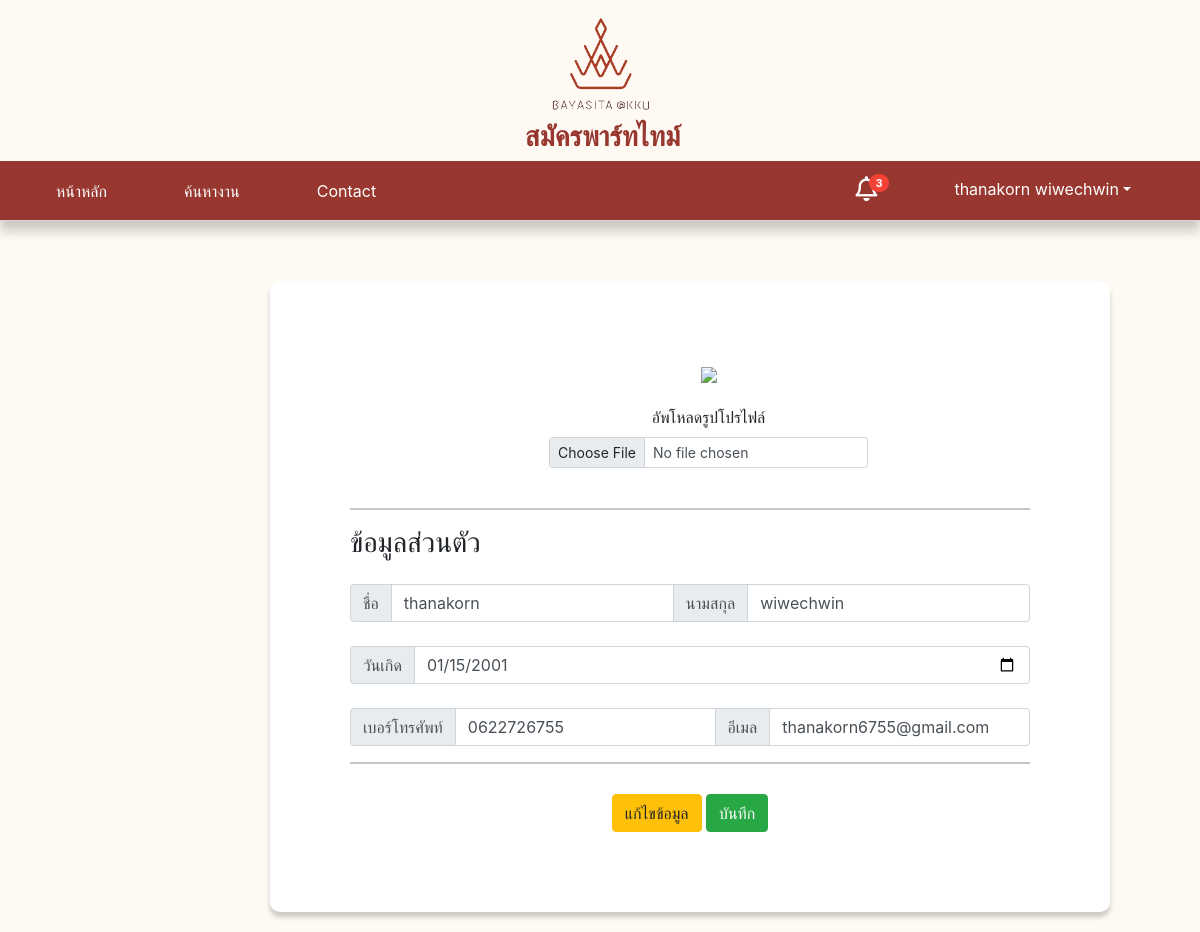
Page /user_profile.php (signed in) on the committed database.
### tables this page shows
CREATE TABLE `user` (
  `User_id` int(10) NOT NULL,
  `User_username` varchar(30) NOT NULL,
  `User_Password` varchar(50) NOT NULL,
  `User_Fname` varchar(50) NOT NULL,
  `User_Lname` varchar(50) NOT NULL,
  `User_Tel` varchar(10) NOT NULL,
  `User_Email` varchar(50) NOT NULL,
  `User_Birthday` date NOT NULL,
  `Usertype_Id` int(1) NOT NULL
);

### user_profile.php (the view, shortened to what this page needs)
<!DOCTYPE html>
<html lang="en">
<head>
    <link rel="stylesheet" href="./css/user_listresume.css">
    <link href="https://cdn.jsdelivr.net/npm/bootstrap@5.1.3/dist/css/bootstrap.min.css" rel="stylesheet">
</head>
<body>
    <?php
    include "./user_navbar.php";
    ?>
    <div class="appeal-container">
        <div class="appeal-content">
            <div class="appeal-content-info">
                <div class="pic-company pic-company-cc">
                    <section class="profileUser">
                        <ul>
                            <li>
                                <div id="img">
                                    <img src="https://jobbkk.com/assets/template/jobbkk/theme02/images/default_user.png?v=1665065612" class="img-profile">
                                </div>
                            </li>
                            <li>
                                <label class="upimg">
                                    <div class="mb-3">
                                        <label for="formFileSm" class="form-label">อัพโหลดรูปโปรไฟล์</label>
                                        <input class="form-control form-control-sm" id="formFileSm" type="file">
                                    </div>
                                </label>
                            </li>
                        </ul>
                    </section>
                    <hr>
                    <div class="info">
                        <h3>ข้อมูลส่วนตัว</h3>
                    </div>
                    <?php
                    include('./config/db.php');
                    $user = $_SESSION['username'];
                    $query = mysqli_query($conn, "select * from user  WHERE `User_username`='$user'");
                    while ($row = mysqli_fetch_array($query)) {
                    ?>
                    <div class="from-input">
                        <div class="input-group prefix mt-4">
                            <span class="input-group-text">ชื่อ</span>
                            <input type="text" aria-label="firstname" class="form-control from-input-text"value="<?php echo $row['User_Fname']; ?>">
                            <span class="input-group-text">นามสกุล</span>
                            <input type="text" aria-label="lastname" class="form-control from-input-text" value="<?php echo $row['User_Lname']; ?>">
                        </div>
                        <div class="input-group prefix mt-4">
                            <span class="input-group-text">วันเกิด</span>
                            <input type="date" aria-label="birthday" class="form-control from-input-text" value="<?php echo $row['User_Birthday']; ?>">
                        </div>
                        <div class="input-group prefix mt-4">
                            <span class="input-group-text">เบอร์โทรศัพท์</span>
                            <input type="text" aria-label="tel" class="form-control from-input-text" value="<?php echo $row['User_Tel']; ?>">
                            <span class="input-group-text">อีเมล</span>
                            <input type="text" aria-label="email" class="form-control from-input-text" value="<?php echo $row['User_Email']; ?>">
                        </div>
                        <hr>
                        <div class=" Edit col-12">
                            <button type="edit" class="btn btn-warning">แก้ไขข้อมูล</button>
                            <button type="save" class="btn btn-success">บันทึก</button>
                        </div>
                        <?php
                                }
                                ?>
                    </div>
                </div>
            </div>
</body>
</html>

### css/user_listresume.css (style rules this page uses)
.appeal-container { margin-left: 250px; padding-top: 40px; width: 70%; height: auto; }
.appeal-content { background-color: #fff; border-radius: 10px; box-shadow: 0 5px 5px rgba(0.2, 0.2, 0.2, 0.2); display: flex; max-width: 100%; margin: 20px; overflow: hidden; width: 100%; }
.appeal-content-info { padding: 80px; position: relative; width: 100%; }
.profileUser { align-items: center !important; margin-left: 125px; }
.img-profile { height: 150px; }
.upimg { text-align: center; margin-top: 20px; border: 300px; }
ul li { margin-left: -120px; list-style: none; text-align: center; }
.Edit { margin-top: 30px; text-align: center; }

### css/user_navbar.css (style rules this page uses)
body { background: #fff9f3 !important; margin: 0; font-family: sans-serif; }

### rows in the picture
user: User_Lname "wiwechwin", User_Birthday "01/15/2001", User_Tel "0622726755", User_Email "thanakorn6755@gmail.com"

### other values in the picture
$_SESSION['name'] "thanakorn wiwechwin"
